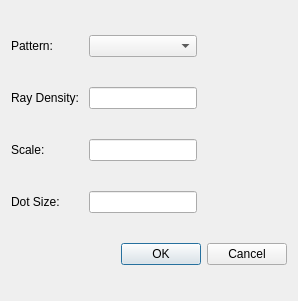
<?xml version="1.0" encoding="UTF-8"?>
<ui version="4.0">
 <class>SpotDiagramSettingDialog</class>
 <widget class="QDialog" name="SpotDiagramSettingDialog">
  <property name="geometry">
   <rect>
    <x>0</x>
    <y>0</y>
    <width>298</width>
    <height>301</height>
   </rect>
  </property>
  <property name="windowTitle">
   <string>Dialog</string>
  </property>
  <layout class="QGridLayout" name="gridLayout">
   <item row="3" column="1">
    <widget class="QLineEdit" name="dotSizeEdit"/>
   </item>
   <item row="2" column="2">
    <spacer name="horizontalSpacer_2">
     <property name="orientation">
      <enum>Qt::Horizontal</enum>
     </property>
     <property name="sizeHint" stdset="0">
      <size>
       <width>40</width>
       <height>20</height>
      </size>
     </property>
    </spacer>
   </item>
   <item row="1" column="1">
    <widget class="QLineEdit" name="nrdEdit">
     <property name="sizePolicy">
      <sizepolicy hsizetype="Fixed" vsizetype="Fixed">
       <horstretch>0</horstretch>
       <verstretch>0</verstretch>
      </sizepolicy>
     </property>
    </widget>
   </item>
   <item row="1" column="2">
    <spacer name="horizontalSpacer">
     <property name="orientation">
      <enum>Qt::Horizontal</enum>
     </property>
     <property name="sizeHint" stdset="0">
      <size>
       <width>40</width>
       <height>20</height>
      </size>
     </property>
    </spacer>
   </item>
   <item row="2" column="1">
    <widget class="QLineEdit" name="scaleEdit">
     <property name="sizePolicy">
      <sizepolicy hsizetype="Fixed" vsizetype="Fixed">
       <horstretch>0</horstretch>
       <verstretch>0</verstretch>
      </sizepolicy>
     </property>
    </widget>
   </item>
   <item row="4" column="0" colspan="3">
    <widget class="QDialogButtonBox" name="buttonBox">
     <property name="orientation">
      <enum>Qt::Horizontal</enum>
     </property>
     <property name="standardButtons">
      <set>QDialogButtonBox::Cancel|QDialogButtonBox::Ok</set>
     </property>
    </widget>
   </item>
   <item row="2" column="0">
    <widget class="QLabel" name="label_2">
     <property name="text">
      <string>Scale:</string>
     </property>
    </widget>
   </item>
   <item row="3" column="0">
    <widget class="QLabel" name="label_3">
     <property name="text">
      <string>Dot Size:</string>
     </property>
    </widget>
   </item>
   <item row="1" column="0">
    <widget class="QLabel" name="label">
     <property name="text">
      <string>Ray Density: </string>
     </property>
    </widget>
   </item>
   <item row="0" column="1">
    <widget class="QComboBox" name="rayPatternCombo"/>
   </item>
   <item row="0" column="0">
    <widget class="QLabel" name="label_4">
     <property name="text">
      <string>Pattern:</string>
     </property>
    </widget>
   </item>
  </layout>
 </widget>
 <resources/>
 <connections>
  <connection>
   <sender>buttonBox</sender>
   <signal>accepted()</signal>
   <receiver>SpotDiagramSettingDialog</receiver>
   <slot>accept()</slot>
   <hints>
    <hint type="sourcelabel">
     <x>248</x>
     <y>254</y>
    </hint>
    <hint type="destinationlabel">
     <x>157</x>
     <y>274</y>
    </hint>
   </hints>
  </connection>
  <connection>
   <sender>buttonBox</sender>
   <signal>rejected()</signal>
   <receiver>SpotDiagramSettingDialog</receiver>
   <slot>reject()</slot>
   <hints>
    <hint type="sourcelabel">
     <x>316</x>
     <y>260</y>
    </hint>
    <hint type="destinationlabel">
     <x>286</x>
     <y>274</y>
    </hint>
   </hints>
  </connection>
 </connections>
</ui>
